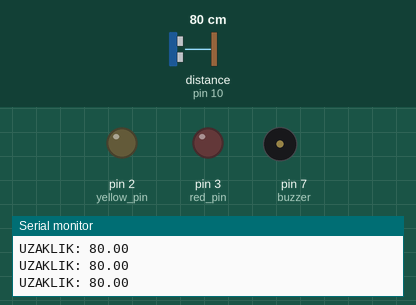
Recording of a sketch running on a simulated Arduino Uno, built with avr-gcc and run on an emulated ATmega328P. On the bench: output pins drawn as LEDs (lit = HIGH), buzzer (waves = sounding), the last lines printed to the serial monitor. Wiring (inferred from the names in the program): ultrasonic range finder: trigger pin 9; echo pin 10. The inputs (shaded band) are chosen by the test bench; at power-on: distance to the obstacle (sensor on pin 10) 80 cm. The echo pulse lasts 58.3 µs per cm; pins used as bus, display or sensor lines are not drawn.

Above: at 1.2 s.
1.3 s: distance to the obstacle (sensor on pin 10) set to 23 cm
2.8 s: distance to the obstacle (sensor on pin 10) set to 18 cm
At 3.2 s:
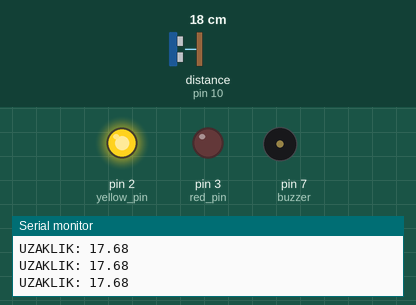
4.4 s: distance to the obstacle (sensor on pin 10) set to 12 cm
5.9 s: distance to the obstacle (sensor on pin 10) set to 9 cm
At 6.5 s:
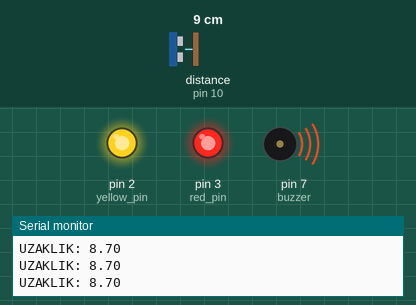
7.5 s: distance to the obstacle (sensor on pin 10) set to 7 cm
9.0 s: distance to the obstacle (sensor on pin 10) set to 4 cm
At 10.4 s:
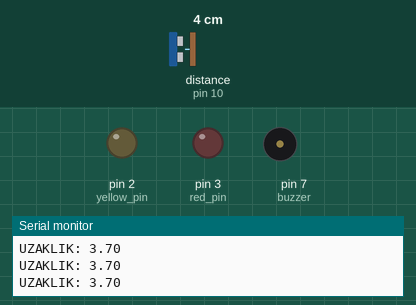
Timing chart, 0 to 11.6 s (numbered marks = the images above; inputs shaded):
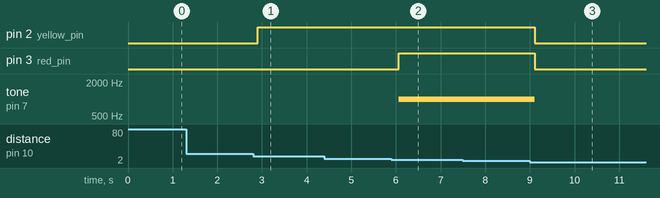

Measured:
- the behaviour switches between 21 and 20 cm on distance to the obstacle (sensor on pin 10) (found by bisection; images 0 and 1)
- the behaviour switches between 11 and 10 cm on distance to the obstacle (sensor on pin 10) (found by bisection; images 1 and 2)
- the behaviour switches between 6 and 5 cm on distance to the obstacle (sensor on pin 10) (found by bisection; images 2 and 3)
- after the input at 2.8 s, pin 2 (yellow_pin): LOW → HIGH after 0.11 s
- after the input at 5.9 s, pin 3 (red_pin): LOW → HIGH after 0.17 s; tone on pin 7 (buzzer): silent → 1000 Hz after 0.17 s
- after the input at 9.0 s, pin 2 (yellow_pin), pin 3 (red_pin): HIGH → LOW after 0.11 s; tone on pin 7 (buzzer): 1000 Hz → silent after 0.11 s

The sketch:

W3-ultrasonic-LED-control.ino
```cpp
const int trig_pin = 9;
const int echo_pin = 10;
const int green_pin=1;
const int yellow_pin=2;
const int buzzer=7;
const int red_pin=3;

float duration, distance;

void setup() {
  pinMode(trig_pin, OUTPUT);
  pinMode(green_pin, OUTPUT);
  pinMode(yellow_pin, OUTPUT);
  pinMode(red_pin, OUTPUT);
  pinMode(echo_pin, INPUT);
  pinMode(buzzer, OUTPUT);
  Serial.begin(9600);
}

void loop() {
  digitalWrite(trig_pin, LOW);
  delayMicroseconds(2);
  digitalWrite(trig_pin, HIGH);
  delayMicroseconds(10);
  digitalWrite(trig_pin, LOW);

  duration = pulseIn(echo_pin, HIGH);
  distance = (duration*.0343)/2;
  Serial.print("UZAKLIK: ");
  Serial.println(distance);
  delay(100);

  if( distance<=30 && distance>=20){
    digitalWrite(green_pin,HIGH);
    digitalWrite(yellow_pin,LOW);
    digitalWrite(red_pin,LOW);
     noTone(buzzer);
  }else if(distance<20 && distance>=10){
    digitalWrite(green_pin,HIGH);
    digitalWrite(yellow_pin,HIGH);
    digitalWrite(red_pin,LOW);
     noTone(buzzer);
  }else if(distance<10 && distance>5){
    digitalWrite(green_pin,HIGH);
    digitalWrite(yellow_pin,HIGH);
    digitalWrite(red_pin,HIGH);
    tone(buzzer, 1000);
  }else{
    digitalWrite(green_pin,LOW);
    digitalWrite(yellow_pin,LOW);
    digitalWrite(red_pin,LOW);
    noTone(buzzer);
    }
}
```
